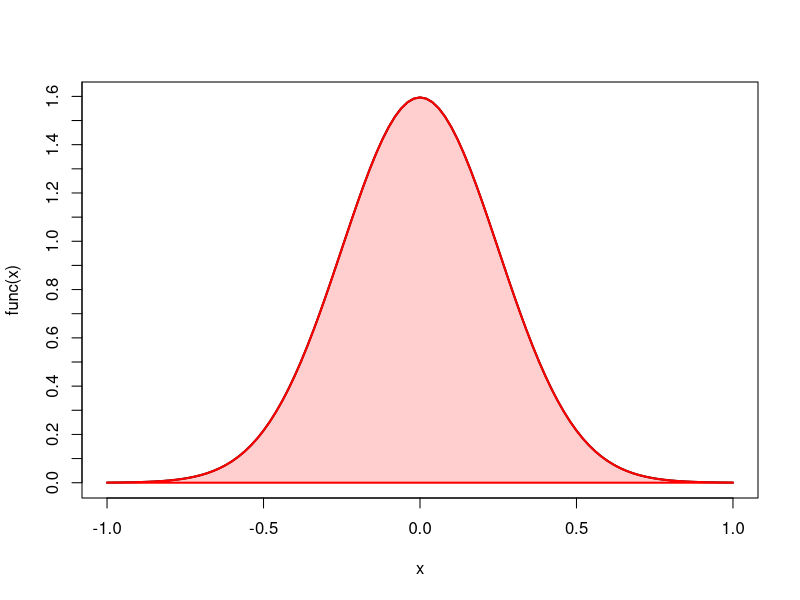
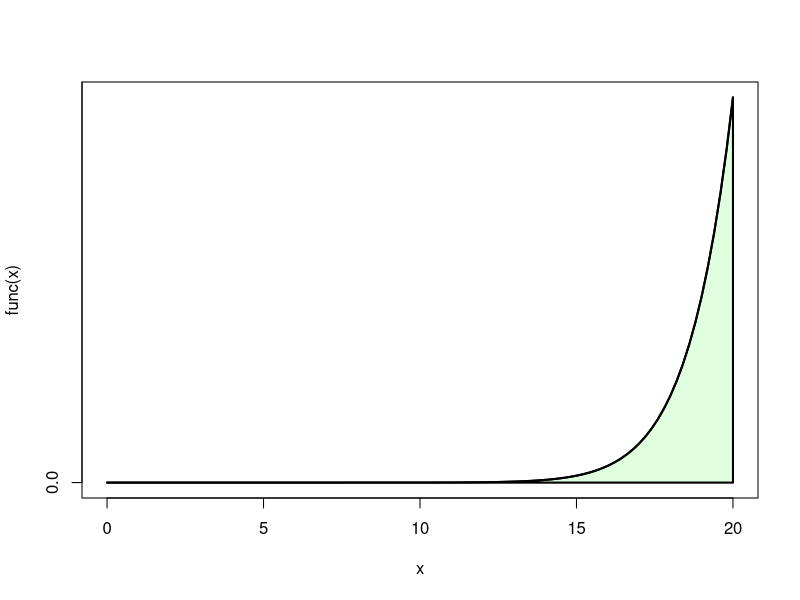

These figures' R source, in order:
getShade <- function(color, opacity){
  # If color is a single R color string or single number,
  #  returns an rgb string of the specified color and opacity
  # If color is a vector of R color strings or numbers,
  #  returns a vector of rgb strings of the specified color and opacity.
  # If the opacity argument is non-integer or not between 0 and 99, NULL will be returned.
  # - opacity - 2-decimal-digit string (00-99), i.e. "20" means 20%
  # Notes: format of returned string is #RRGGBBAA
  #        where RR=red, a 2-hexadecimal-digit string
  #        GG=green, a 2-hexadecimal-digit string
  #        BB=blue, a 2-hexadecimal-digit string
  #        AA=alpha or opacity
  #
  # The opacity argument is scalar and will be applied to all colors.
  if(!(opacity %% 1 == 0) || opacity<0 || opacity>99){
    cat0(getCurrFunc(),"opacity argument must be an integer between 0 and 99.\n")
    return(NULL)
  }
  colorDEC <- col2rgb(color)
  if(is.matrix(colorDEC)){
    colorHEX <- matrix(nrow=3,ncol=ncol(colorDEC))
    shade <- NULL
    for(col in 1:ncol(colorDEC)){
      for(row in 1:nrow(colorDEC)){
        colorHEX[row,col] <- sprintf("%X", colorDEC[row,col])
        if(nchar(colorHEX[row,col])==1){
          colorHEX[row,col] <- paste0("0",colorHEX[row,col])
        }
      }
      shade[col] <- paste0("#",colorHEX[1,col],colorHEX[2,col],colorHEX[3,col],opacity)
    }
  }else{
    colorHEX <- sprintf("%X", colorDEC)
    for(i in 1:length(colorHEX)){
      if(nchar(colorHEX[i])==1){
        colorHEX[i] <- paste0("0",colorHEX[i])
      }
    }
    shade <- paste0("#",colorHEX[1],colorHEX[2],colorHEX[3],opacity)
  }
  return(shade)
}

getShadeExample <- function(func={function(x) dbeta(x,7,2)},
                            col="blue",
                            opacity=30,
                            shade=getShade(col,opacity),
                            ...
                            ){
  # An example of how getShade and getCurrFunc() works
  # Set col to be an R color and opacity to a number between 1 and 99
  cat0(getCurrFunc(),"getShade() returned ",shade)
  out   <- curve(func, ...)
  z     <- NULL
  z$x   <- out$x[c(1,1:length(out$x),length(out$x))]
  z$y   <- c(0,out$y,0)
  polygon(z,col=shade,border=col,lwd=2)
}

curfnfinder <- function(skipframes=0,
                        skipnames="(FUN)|(.+apply)|(replicate)",
                        retIfNone="Not in function",
                        retStack=FALSE,
                        extraPrefPerLevel="\t"){
  # Get the current function name from within the function itself.
  # Used to prepend the function name to all messages so that the
  # user knows where the message came from.
  prefix <- sapply(3 + skipframes+1:sys.nframe(), function(i){
    currv <- sys.call(sys.parent(n=i))[[1]]
    return(currv)
  })
  prefix[grep(skipnames, prefix)] <- NULL
  prefix <- gsub("function \\(.*", "do.call", prefix)
  if(length(prefix)==0){
    return(retIfNone)
  }else if(retStack){
    return(paste(rev(prefix), collapse = "|"))
  }else{
    retval <- as.character(unlist(prefix[1]))
    if(length(prefix) > 1){
      retval <- paste0(paste(rep(extraPrefPerLevel, length(prefix) - 1), collapse=""), retval)
    }
    return(retval)
  }
}

getCurrFunc <- function(){
  # Returns the calling function's name followed by ": "
  funcName <- curfnfinder(skipframes=1) # skipframes=1 is there to avoid returning getCurrFunc itself
  # Strip extraneous whitespace
  funcName <- gsub("\t+","",funcName)
  funcName <- gsub("\ +","",funcName)
  funcName <- paste0(funcName,": ")
  return(funcName)
}

cat0 <- function(...){
  cat(..., "\n", sep="")
}

getShadeExample(func={function(x) dnorm(x,0,0.25)},from=-1,to=1, lwd=2, col="red", yaxp=c(0,3,30))
getShadeExample(func={function(x) dchisq(x,100,df=10)},
                from=0,
                to=20,
                lwd=2,
                col="black",
                shade=getShade("green",opacity=20),
                yaxp=c(0,3,30))
